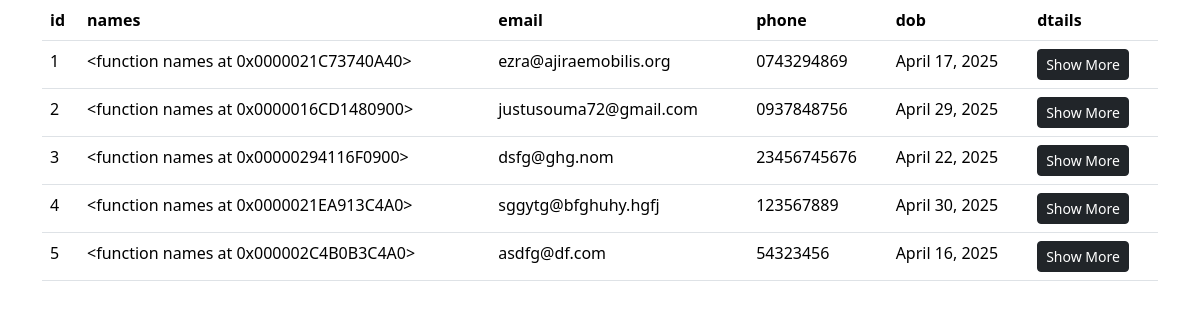
The app's page /people, older data.
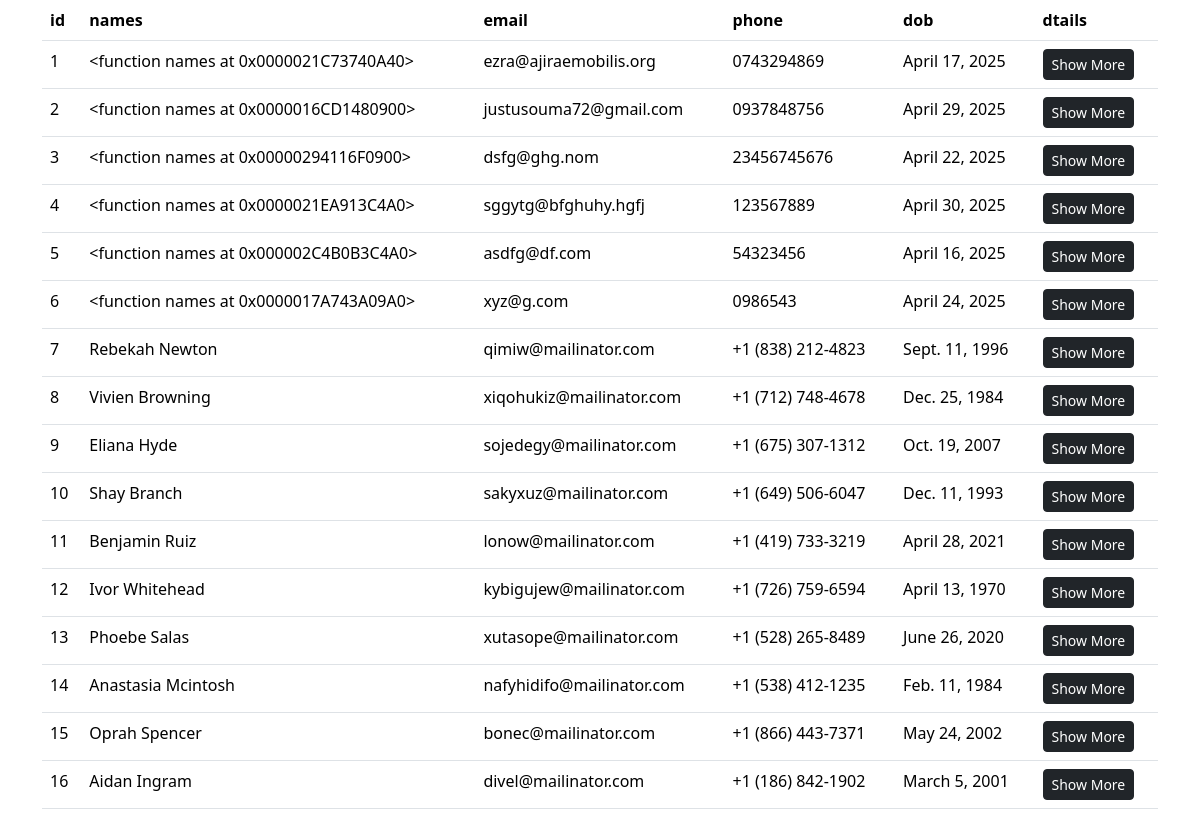
The same page, newer data.
### my_app/models.py (models this page shows)
class Person(models.Model):
    id = models.AutoField(primary_key=True)
    name = models.CharField(max_length=100)
    email = models.EmailField(max_length=100, unique=True)
    phone = models.CharField(max_length=11, unique=True)
    dob = models.DateField()
    weight = models.IntegerField(default=50)
    height = models.FloatField(default=1.60)
    gender = models.CharField(default="Male", max_length=20)
    class Meta:
        db_table = 'people'

### my_app/views.py (the view)
# urls.py: path('people', views.people, name='people-page'),
def people(request):
    data = Person.objects.all()
    return render(request,'list.html',{'data':data})

### templates/list.html (shortened to what this page needs)
<!DOCTYPE html>
<html lang="en">
<head>
    <link href="https://cdn.jsdelivr.net/npm/bootstrap@5.3.5/dist/css/bootstrap.min.css" rel="stylesheet"
>
    <link rel="stylesheet" href="https://cdn.datatables.net/2.2.2/css/dataTables.dataTables.min.css">
</head>
<body>
<div class="container">
    <div class="row justify-content-center">
        <div class="col -sm-8">
            <table class="table" id="table">
                <thead>
                <tr>
                    <th>id</th>
                    <th>names</th>
                    <th>email</th>
                    <th>phone</th>
                    <th>dob</th>
                    <th>dtails</th>
                </tr>
                </thead>
                <tbody>
                {% for person in data %}
                    <tr>
                        <td>{{ person.id }}</td>
                        <td>{{ person.name }}</td>
                        <td>{{ person.email }}</td>
                        <td>{{ person.phone }}</td>
                        <td>{{ person.dob }}</td>
                         <td>
                             <a href="details/{{ person.id }}" class="btn btn-sm btn-dark">Show More</a>
                         </td>
                    </tr>
                {% endfor %}
                </tbody>
            </table>
        </div>
    </div>
</div>
</body>
</html>

Row changes from the older to the newer data that the page shows:
added Person: id "6", name "<function names at 0x0000017A743A09A0>", email "xyz@g.com", phone "0986543", dob "April 24, 2025"
added Person: id "7", name "Rebekah Newton", email "qimiw@mailinator.com", phone "+1 (838) 212-4823", dob "Sept. 11, 1996"
added Person: id "8", name "Vivien Browning", email "xiqohukiz@mailinator.com", phone "+1 (712) 748-4678", dob "Dec. 25, 1984"
added Person: id "9", name "Eliana Hyde", email "sojedegy@mailinator.com", phone "+1 (675) 307-1312", dob "Oct. 19, 2007"
added Person: id "10", name "Shay Branch", email "sakyxuz@mailinator.com", phone "+1 (649) 506-6047", dob "Dec. 11, 1993"
added Person: id "11", name "Benjamin Ruiz", email "lonow@mailinator.com", phone "+1 (419) 733-3219", dob "April 28, 2021"
added Person: id "12", name "Ivor Whitehead", email "kybigujew@mailinator.com", phone "+1 (726) 759-6594", dob "April 13, 1970"
added Person: id "13", name "Phoebe Salas", email "xutasope@mailinator.com", phone "+1 (528) 265-8489", dob "June 26, 2020"
added Person: id "14", name "Anastasia Mcintosh", email "nafyhidifo@mailinator.com", phone "+1 (538) 412-1235", dob "Feb. 11, 1984"
added Person: id "15", name "Oprah Spencer", email "bonec@mailinator.com", phone "+1 (866) 443-7371", dob "May 24, 2002"
added Person: id "16", name "Aidan Ingram", email "divel@mailinator.com", phone "+1 (186) 842-1902", dob "March 5, 2001"
